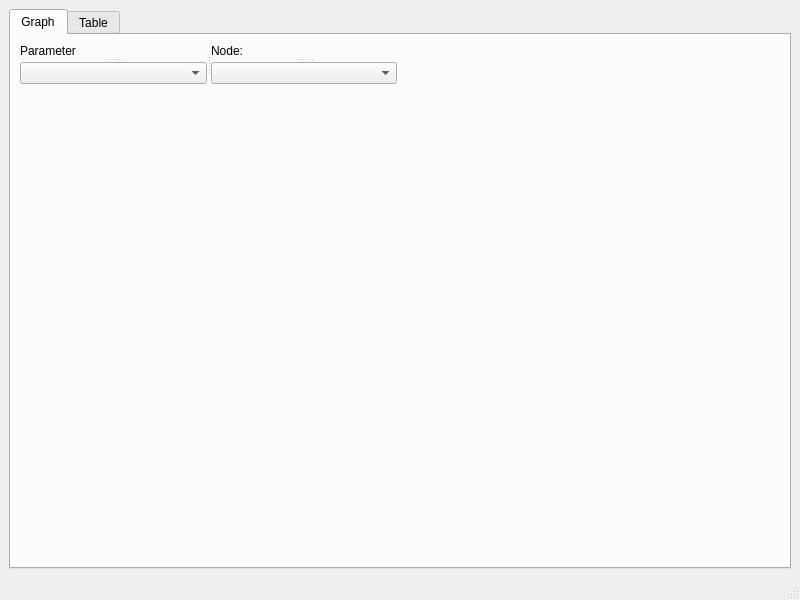
<?xml version="1.0" encoding="UTF-8"?>
<ui version="4.0">
 <class>MainWindow</class>
 <widget class="QMainWindow" name="MainWindow">
  <property name="windowModality">
   <enum>Qt::WindowModal</enum>
  </property>
  <property name="geometry">
   <rect>
    <x>0</x>
    <y>0</y>
    <width>800</width>
    <height>600</height>
   </rect>
  </property>
  <property name="sizePolicy">
   <sizepolicy hsizetype="Preferred" vsizetype="Preferred">
    <horstretch>0</horstretch>
    <verstretch>0</verstretch>
   </sizepolicy>
  </property>
  <property name="cursor">
   <cursorShape>ArrowCursor</cursorShape>
  </property>
  <property name="mouseTracking">
   <bool>false</bool>
  </property>
  <property name="windowTitle">
   <string>Trace Analyzer</string>
  </property>
  <property name="toolButtonStyle">
   <enum>Qt::ToolButtonIconOnly</enum>
  </property>
  <property name="tabShape">
   <enum>QTabWidget::Rounded</enum>
  </property>
  <property name="dockOptions">
   <set>QMainWindow::AllowTabbedDocks|QMainWindow::AnimatedDocks</set>
  </property>
  <widget class="QWidget" name="centralwidget">
   <layout class="QGridLayout" name="gridLayout">
    <item row="0" column="0">
     <widget class="QTabWidget" name="tabWidget">
      <property name="tabPosition">
       <enum>QTabWidget::North</enum>
      </property>
      <property name="tabShape">
       <enum>QTabWidget::Rounded</enum>
      </property>
      <property name="currentIndex">
       <number>0</number>
      </property>
      <widget class="QWidget" name="Graph">
       <attribute name="title">
        <string>Graph</string>
       </attribute>
       <layout class="QGridLayout" name="gridLayout_2">
        <item row="1" column="0">
         <spacer name="verticalSpacer">
          <property name="orientation">
           <enum>Qt::Vertical</enum>
          </property>
          <property name="sizeType">
           <enum>QSizePolicy::Minimum</enum>
          </property>
          <property name="sizeHint" stdset="0">
           <size>
            <width>20</width>
            <height>10</height>
           </size>
          </property>
         </spacer>
        </item>
        <item row="0" column="0">
         <widget class="QSplitter" name="splitter_3">
          <property name="orientation">
           <enum>Qt::Horizontal</enum>
          </property>
          <widget class="QSplitter" name="splitter">
           <property name="orientation">
            <enum>Qt::Vertical</enum>
           </property>
           <widget class="QLabel" name="parameter_label">
            <property name="sizePolicy">
             <sizepolicy hsizetype="Fixed" vsizetype="Fixed">
              <horstretch>0</horstretch>
              <verstretch>0</verstretch>
             </sizepolicy>
            </property>
            <property name="text">
             <string>Parameter</string>
            </property>
           </widget>
           <widget class="QComboBox" name="parameter_combo">
            <property name="sizePolicy">
             <sizepolicy hsizetype="MinimumExpanding" vsizetype="Fixed">
              <horstretch>0</horstretch>
              <verstretch>0</verstretch>
             </sizepolicy>
            </property>
           </widget>
          </widget>
          <widget class="QSplitter" name="splitter_2">
           <property name="orientation">
            <enum>Qt::Vertical</enum>
           </property>
           <widget class="QLabel" name="node_label">
            <property name="sizePolicy">
             <sizepolicy hsizetype="Fixed" vsizetype="Fixed">
              <horstretch>0</horstretch>
              <verstretch>0</verstretch>
             </sizepolicy>
            </property>
            <property name="text">
             <string>Node:</string>
            </property>
           </widget>
           <widget class="QComboBox" name="node_combo">
            <property name="sizePolicy">
             <sizepolicy hsizetype="MinimumExpanding" vsizetype="Fixed">
              <horstretch>0</horstretch>
              <verstretch>0</verstretch>
             </sizepolicy>
            </property>
           </widget>
          </widget>
         </widget>
        </item>
        <item row="0" column="1">
         <spacer name="horizontalSpacer">
          <property name="orientation">
           <enum>Qt::Horizontal</enum>
          </property>
          <property name="sizeHint" stdset="0">
           <size>
            <width>40</width>
            <height>20</height>
           </size>
          </property>
         </spacer>
        </item>
        <item row="2" column="0" colspan="2">
         <widget class="MplWidget" name="Mplwidget" native="true">
          <property name="sizePolicy">
           <sizepolicy hsizetype="Expanding" vsizetype="Expanding">
            <horstretch>0</horstretch>
            <verstretch>0</verstretch>
           </sizepolicy>
          </property>
         </widget>
        </item>
       </layout>
      </widget>
      <widget class="QWidget" name="table_view">
       <attribute name="title">
        <string>Table</string>
       </attribute>
       <layout class="QGridLayout" name="gridLayout_3">
        <item row="0" column="0">
         <widget class="QTableView" name="csv_parcial"/>
        </item>
        <item row="1" column="0">
         <widget class="QTableView" name="csv_complete"/>
        </item>
       </layout>
      </widget>
     </widget>
    </item>
   </layout>
  </widget>
  <widget class="QMenuBar" name="menubar">
   <property name="geometry">
    <rect>
     <x>0</x>
     <y>0</y>
     <width>800</width>
     <height>23</height>
    </rect>
   </property>
  </widget>
  <widget class="QStatusBar" name="statusbar"/>
 </widget>
 <customwidgets>
  <customwidget>
   <class>MplWidget</class>
   <extends>QWidget</extends>
   <header>mplwidget.h</header>
   <container>1</container>
  </customwidget>
 </customwidgets>
 <resources/>
 <connections/>
</ui>
